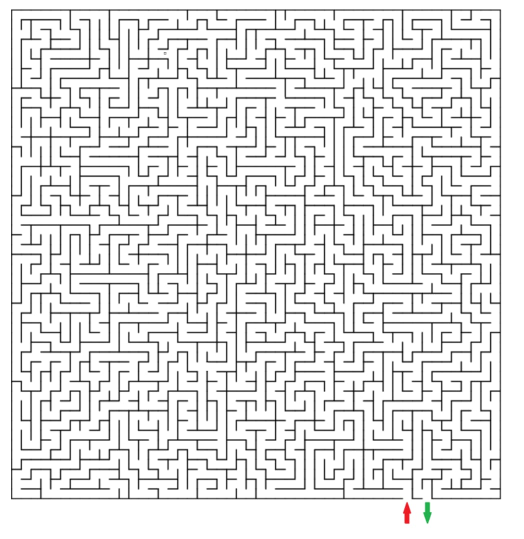
#> input picture path/maze.jpg, 1048 x 1077 px (shown at 1/2 size)
$ jupyter execute maze3.ipynb
#> lines starting #> are read from the running program, lines starting #| are printed output that depends on the picture; after the words box and inside, x2 and y2 are one past the last pixel; in counts of white or black regions, pixels touching at a corner belong together
[cell 1]
import matplotlib.pyplot as plt
import numpy as np
from skimage.morphology import skeletonize
from matplotlib import image as mpimg
import cv2

[cell 2]
# Read the image
img_name = 'maze.jpg'
rgb_img = plt.imread(img_name)
#> rgb_img is the input picture: shape (1077, 1048, 3); mean R, G, B 228, 228, 228

plt.figure(figsize=(14,14))
plt.title("Original Maze")
plt.imshow(rgb_img)
plt.show()

[cell 3]
# Convert to grayscale
gray_img = cv2.cvtColor(rgb_img.astype(np.uint8), cv2.COLOR_RGB2GRAY)

[cell 4]
# Apply threshold
_, thr_img = cv2.threshold(gray_img, 127, 255, cv2.THRESH_BINARY)
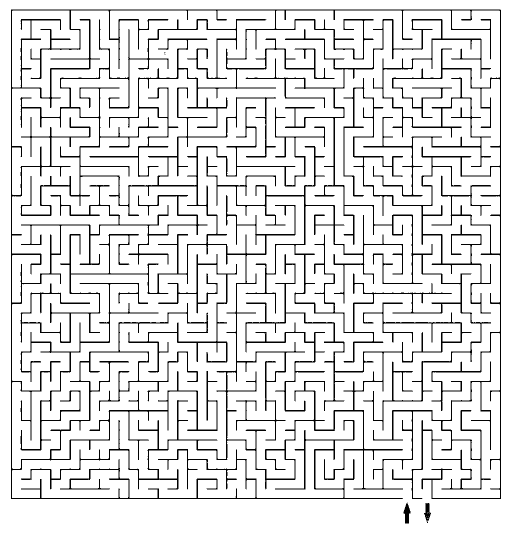
#> thr_img: shape (1077, 1048) (shown at 1/2 size); 89.2% white; 11 black regions (4 under 20 px), largest, box (x1, y1, x2, y2) and area: (22, 19, 1002, 998) 49839, (41, 38, 982, 998) 41878, (413, 38, 982, 861) 22707

# Create skeleton
skeleton = skeletonize(thr_img > 0)
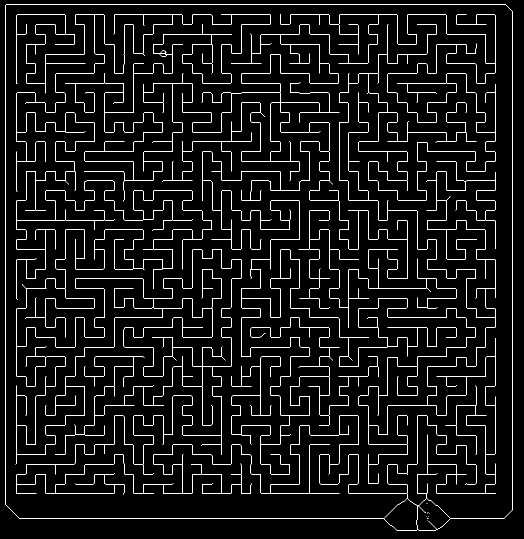
#> skeleton: shape (1077, 1048) bool (shown at 1/2 size); 4.6% white in thin lines or dots
mapT = ~skeleton
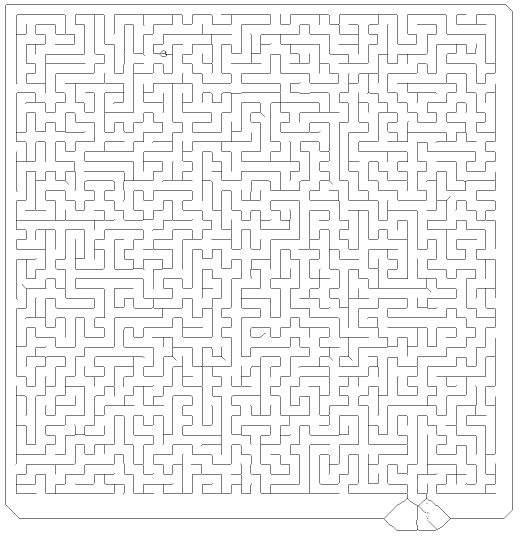
#> mapT: shape (1077, 1048) bool (shown at 1/2 size); 95.4% white; black in thin lines or dots

plt.figure(figsize=(14,14))
plt.title("Maze Skeleton")
plt.imshow(mapT, cmap='gray')
plt.show()

[cell 5]
def find_path(mapT, start_point, end_point, box_radius=30):
    """Find the path through the maze using BFS."""
#> called with start_point = (855, 1000), end_point = (810, 1000), box_radius = 30
    _mapt = np.copy(mapT)
    x1, y1 = end_point
    x0, y0 = start_point

    # Find closest path points to start and end
    start_y, start_x = np.where(_mapt[y0-box_radius:y0+box_radius,
                                    x0-box_radius:x0+box_radius]==0)
#> start_y = 189 values from 0 to 59; start_x = 189 values, max 59 at index 80, min 0 at index 112, mean 26.81
    start_y += y0-box_radius
#> start_y = 189 values from 970 to 1029
    start_x += x0-box_radius
#> start_x = 189 values, max 884 at index 80, min 825 at index 112, mean 851.8
    start_idx = np.argmin(np.sqrt((start_y-y0)**2 + (start_x-x0)**2))
#> start_idx = 96
    start_y, start_x = start_y[start_idx], start_x[start_idx]
#> start_y = 999; start_x = 856

    end_y, end_x = np.where(_mapt[y1-box_radius:y1+box_radius,
                                x1-box_radius:x1+box_radius]==0)
#> end_y = 163 values from 0 to 59; end_x = 163 values, max 59 at index 72, min 0 at index 34, mean 34.13
    end_y += y1-box_radius
#> end_y = 163 values from 970 to 1029
    end_x += x1-box_radius
#> end_x = 163 values, max 839 at index 72, min 780 at index 34, mean 814.1
    end_idx = np.argmin(np.sqrt((end_y-y1)**2 + (end_x-x1)**2))
#> end_idx = 89
    end_y, end_x = end_y[end_idx], end_x[end_idx]
#> end_y = 1000; end_x = 810

    # Initialize BFS
    pts_x = [start_x]
#> pts_x = [856]
    pts_y = [start_y]
#> pts_y = [999]
    pts_c = [0]
    xmesh, ymesh = np.meshgrid(np.arange(-1,2), np.arange(-1,2))
    ymesh = ymesh.reshape(-1)
    xmesh = xmesh.reshape(-1)
    dst = np.zeros(mapT.shape)

    # BFS algorithm
    while True:
        if not pts_x:
            print("No path found!")
            return [], []

        idc = np.argmin(pts_c)
        ct = pts_c.pop(idc)
        x = pts_x.pop(idc)
        y = pts_y.pop(idc)

        ys, xs = np.where(_mapt[y-1:y+2, x-1:x+2] == 0)
        _mapt[ys+y-1, xs+x-1] = ct
        _mapt[y,x] = 9999999
        dst[ys+y-1, xs+x-1] = ct+1

        for new_x, new_y in zip(xs+x-1, ys+y-1):
            if 0 <= new_x < 1000 and 0 <= new_y < 1000:
                pts_x.append(new_x)
                pts_y.append(new_y)
                pts_c.append(ct+1)

        if np.sqrt((x-end_x)**2 + (y-end_y)**2) < 2:
            break
#> this loop made 46815 passes
#> (x, y, ys, xs) on passes 3, 4, 6: (856, 999, [2], [2]), (854, 997, [0, 1], [0, 0]), (853, 996, [0, 2], [1, 0])
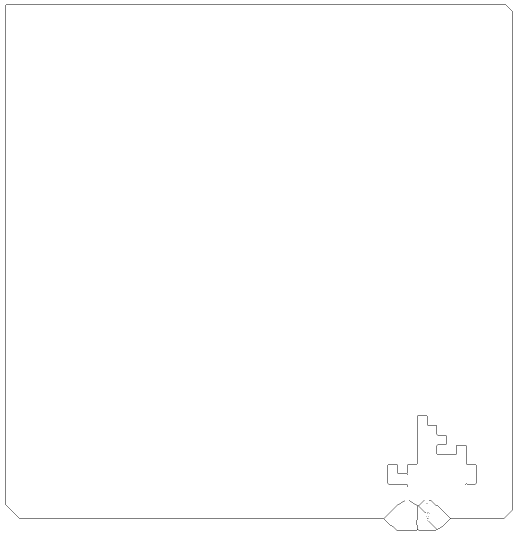
#> _mapt: shape (1077, 1048) bool (shown at 1/2 size); 99.6% white; black in thin lines or dots
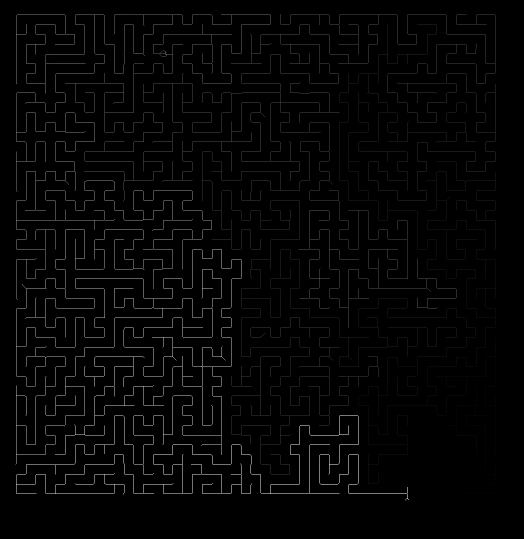
#> dst: shape (1077, 1048) float64 (shown at 1/2 size); min 0, max 16450, mean 289.7; drawn with min black and max white
#> after the loop, pts_c = [16449, 16450]; pts_x = [817, 814]; pts_y = [999, 974]

    # Trace path
    path_x = [end_x]
#> path_x = [810]
    path_y = [end_y]
#> path_y = [1000]
    y, x = end_y, end_x
#> y = 1000; x = 810

    while True:
        nbh = dst[y-1:y+2, x-1:x+2]
        nbh[1,1] = 9999999
        nbh[nbh==0] = 9999999

        if np.min(nbh) == 9999999:
            break

        idx = np.argmin(nbh)
        y += ymesh[idx]
        x += xmesh[idx]

        # Ensure the path stays within the bounds
        if x < 0 or x > 1000 or y < 0 or y > 1000:
            continue

        path_y.append(y)
        path_x.append(x)

        if np.sqrt((x-start_x)**2 + (y-start_y)**2) < 2:
            print('Path found!')
            break
#> this loop made 16449 passes
#> (idx, y, x) on passes 4 to 6: (2, 996, 814), (1, 995, 814), (1, 994, 814)
#> after the loop, path_x = 16450 values, max 990 at index 15741, min 32 at index 2130, mean 419.1; path_y = 16450 values, max 1000 at index 0, min 29 at index 8499, mean 536.4; x = 855; y = 998

    return path_x, path_y, (start_x, start_y), (end_x, end_y)

[cell 6]
# Define start and end points (from your arrows)
start_point = (855, 1000)  # x, y coordinates
end_point = (810, 1000)    # x, y coordinates

[cell 7]
# Find path
path_x, path_y, start_maze, end_maze = find_path(mapT, start_point, end_point)
#> start_maze = (856, 999); end_maze = (810, 1000)

if path_x and path_y:
    # Create final visualization
    plt.figure(figsize=(14,14))
    plt.imshow(rgb_img)

    # Draw the path as a thick red line
    plt.plot(path_x, path_y, 'r-', linewidth=3, label='Path')

    # Mark start and end points
    plt.plot(start_point[0], start_point[1], 'go', markersize=10, label='Start')
    plt.plot(end_point[0], end_point[1], 'ro', markersize=10, label='End')

    plt.title("Maze Solution")
    plt.legend()
    plt.show()
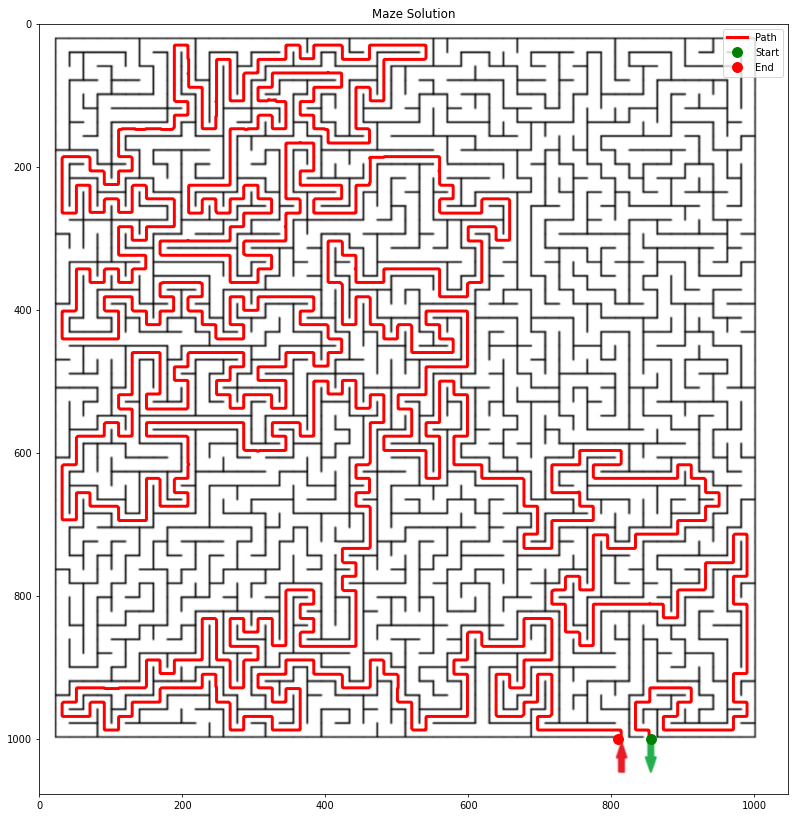
#> figure drawn by matplotlib, 1 panel
